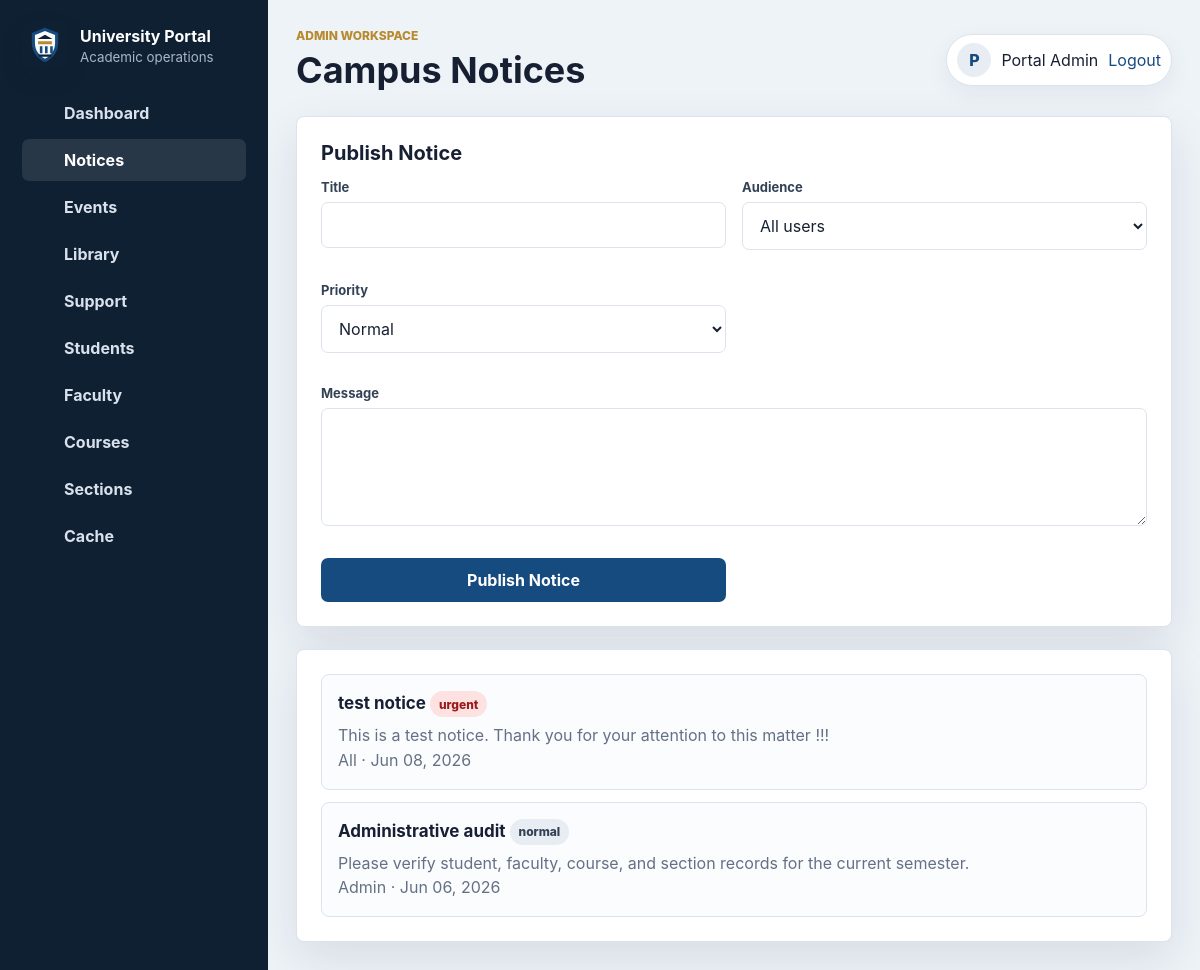
Screenshot of /notices.php (signed in) with the database file from the repository.
### tables this page shows
CREATE TABLE `notices` (
  `notice_id` int(11) NOT NULL AUTO_INCREMENT,
  `title` varchar(160) NOT NULL,
  `body` text NOT NULL,
  `audience` enum('all','admin','faculty','student') NOT NULL DEFAULT 'all',
  `priority` enum('normal','important','urgent') NOT NULL DEFAULT 'normal',
  `created_at` timestamp NOT NULL DEFAULT current_timestamp(),
  PRIMARY KEY (`notice_id`),
  KEY `idx_notices_audience_created` (`audience`,`created_at`)
);

### notices.php (the view, shortened to what this page needs)
<?php
require_once __DIR__ . '/app.php';
$notices = cached_fetch_all('notices', "SELECT * FROM notices WHERE audience IN ('all', ?) ORDER BY created_at DESC", [$_SESSION['role']]);
?>
<?php if ($_SESSION['role'] === 'admin') { ?>
<section class="panel">
    <div class="section-heading">
        <h2>Publish Notice</h2>
    </div>
    <form method="POST" class="form-grid">
        <div class="field">
            <label>Title</label>
            <input name="title" required>
        </div>
        <div class="field">
            <label>Audience</label>
            <select name="audience" required>
                <option value="all">All users</option>
            </select>
        </div>
        <div class="field">
            <label>Priority</label>
            <select name="priority" required>
                <option value="normal">Normal</option>
            </select>
        </div>
        <div class="field full">
            <label>Message</label>
            <textarea name="body" required></textarea>
        </div>
        <button type="submit">Publish Notice</button>
    </form>
</section>
<?php } ?>
<section class="panel">
    <div class="notice-list">
        <?php foreach ($notices as $notice) { ?>
            <article class="notice-item">
                <h3><?php echo h($notice['title']); ?> <span class="badge <?php echo h($notice['priority']); ?>"><?php echo h($notice['priority']); ?></span></h3>
                <p><?php echo h($notice['body']); ?></p>
                <p class="muted"><?php echo h(ucfirst($notice['audience'])); ?> · <?php echo h(date('M d, Y', strtotime($notice['created_at']))); ?></p>
            </article>
        <?php } ?>
    </div>
</section>

### style.css (style rules this page uses)
:root { --ink: #172033; --muted: #647084; --line: #dce3ec; --soft: #f5f7fb; --panel: #ffffff; --primary: #164b7f; --primary-strong: #0f355d; --accent: #b88a2d; --success: #1f7a55; --danger: #b42318; --shadow: 0 18px 48px rgba(23, 32, 51, .10); }
* { box-sizing: border-box; }
body { margin: 0; font-family: Inter, "Segoe UI", Arial, sans-serif; background: #eef3f8; color: var(--ink); }
.subtitle, .muted { color: var(--muted); }
.form-grid { display: grid; grid-template-columns: repeat(2, minmax(0, 1fr)); gap: 16px; }
.field { display: flex; flex-direction: column; gap: 7px; margin-bottom: 16px; }
.field.full { grid-column: 1 / -1; }
label { color: #334155; font-size: 13px; font-weight: 700; }
input, select, textarea, button { font: inherit; }
input, select, textarea { width: 100%; border: 1px solid var(--line); border-radius: 7px; background: white; color: var(--ink); padding: 12px 13px; outline: none; transition: border-color .18s ease, box-shadow .18s ease; }
textarea { min-height: 118px; resize: vertical; }
.btn, button { display: inline-flex; align-items: center; justify-content: center; min-height: 44px; border: 0; border-radius: 7px; padding: 11px 16px; background: var(--primary); color: white; font-weight: 750; cursor: pointer; transition: transform .18s ease, background .18s ease, box-shadow .18s ease; }
.app-body { min-height: 100vh; }
.panel, .container { width: 100%; margin: 0 0 22px; padding: 24px; border: 1px solid var(--line); border-radius: 8px; background: white; box-shadow: var(--shadow); }
.section-heading { display: flex; justify-content: space-between; align-items: center; gap: 16px; margin-bottom: 14px; }
.section-heading h2 { margin: 0; font-size: 20px; }
.badge { display: inline-flex; align-items: center; min-height: 26px; padding: 0 9px; border-radius: 999px; background: #e8edf4; color: #334155; font-size: 12px; font-weight: 800; }
.badge.urgent, .badge.Unpaid { background: #fee2e2; color: #991b1b; }
.notice-list, .event-list { display: grid; gap: 12px; }
.notice-item, .event-item { padding: 16px; border: 1px solid var(--line); border-radius: 8px; background: #fbfcfe; }
.notice-item h3, .event-item h3 { margin: 0 0 6px; font-size: 17px; }
.notice-item p, .event-item p { margin: 0; color: var(--muted); line-height: 1.55; }

### rows the page displays
notices: title "test notice", priority "urgent", body "This is a test notice. Thank you for your attention to this matter !!!", audience "All", created_at "Jun 08, 2026"
notices: title "Administrative audit", priority "normal", body "Please verify student, faculty, course, and section records for the current semester.", audience "Admin", created_at "Jun 06, 2026"

### other values shown
$item[1] "Dashboard"
$item[1] "Notices"
$item[1] "Events"
$item[1] "Library"
$item[1] "Support"
$item[1] "Students"
$item[1] "Faculty"
$item[1] "Courses"
$item[1] "Sections"
$item[1] "Cache"
role_label($role) "ADMIN"
$title "Campus Notices"
$initials "P"
$name "Portal Admin"
